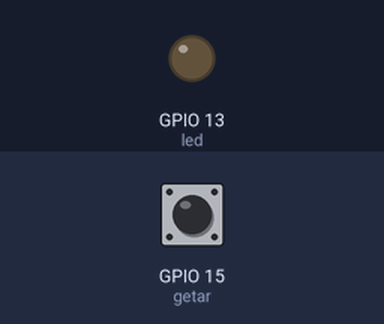
This sketch was run on a simulated ESP32. Parts: output pins drawn as LEDs (lit = HIGH). Dashed ring = blinking. The test bench sets the inputs (shaded band); at power-on: GPIO 15 (getar) HIGH. WiFi joins after 1.5 s; servers stay silent unless stated; uploads are accepted with an empty reply; what the sketch prints to the serial monitor is not drawn.

Above: at 3.7 s.
3.8 s: GPIO 15 (getar) pulsed LOW 2 times (0.12 s each, 0.3 s apart)
At 5.5 s:
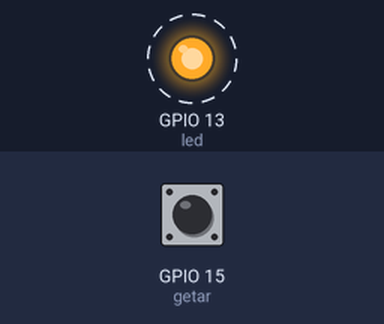
Timing chart, 0 to 13.4 s (numbered marks = the images above; inputs shaded):
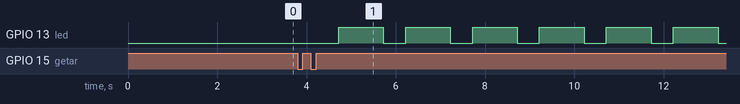

Measured:
- after the input at 3.8 s, GPIO 13 (led): alternates HIGH for 1.0 s and LOW for 0.50 s, starting after 0.92 s

The sketch:

MOUSETRAP.ino
```cpp
#include <WiFi.h>
#include <HTTPClient.h>
const char* ssid = "ASUSX555Q";
const char* pass = "welcomestark";
const char* host = "mousetrap.promonissanbogor.com";
//const char* host = "192.168.137.1";
int getar = 15;
int outputsensor;
int period = 100;
unsigned long time_now = 0;
bool flag1 = false;
int led = 13;

void setup() {
  Serial.begin(9600);
  WiFi.mode(WIFI_OFF);
  delay(1000);
  WiFi.mode(WIFI_STA);
  WiFi.begin(ssid, pass);
  Serial.println("");
  Serial.print("Connecting");
  while (WiFi.status() != WL_CONNECTED) {
    Serial.print(".");
    delay(500);
  }
  Serial.println("");
  Serial.print("Connected to ");
  Serial.println(ssid);
  Serial.print("IP address: ");
  Serial.println(WiFi.localIP());
  // --------------------------------- //
  pinMode(getar, INPUT);
  pinMode(led, OUTPUT);
}

void loop() {
  if (millis() > time_now + period) {
    time_now = millis();
    outputsensor = digitalRead(getar);
    if ((outputsensor == LOW) && (flag1 == false))
    {
      outputsensor = 0;
      Serial.println(outputsensor);
      KirimData();
      flag1 = true;
    }

    if ((outputsensor == HIGH) && (flag1 == true))
    {
      while (1) {
        outputsensor = 1;
        Serial.println(outputsensor);
        KirimData();
        goto lampu;
      }
lampu:
      while (1) {
        digitalWrite(led, HIGH);
        delay(1000);
        digitalWrite(led, LOW);
        delay(500);
      }
    }
  }
}

void KirimData() {
  WiFiClient client;
  const int httpPort = 80;
  if (!client.connect(host, httpPort)) {
    Serial.println("Connection Failed");
    return;
  }
  String Link;
  HTTPClient http;
  Link = "http://" + String(host) + "/tambah_proses.php?logsensor=" + String(outputsensor);
  http.begin(Link);
  http.GET();
  String respon = http.getString();
  Serial.println(respon);
  http.end();
}
```
